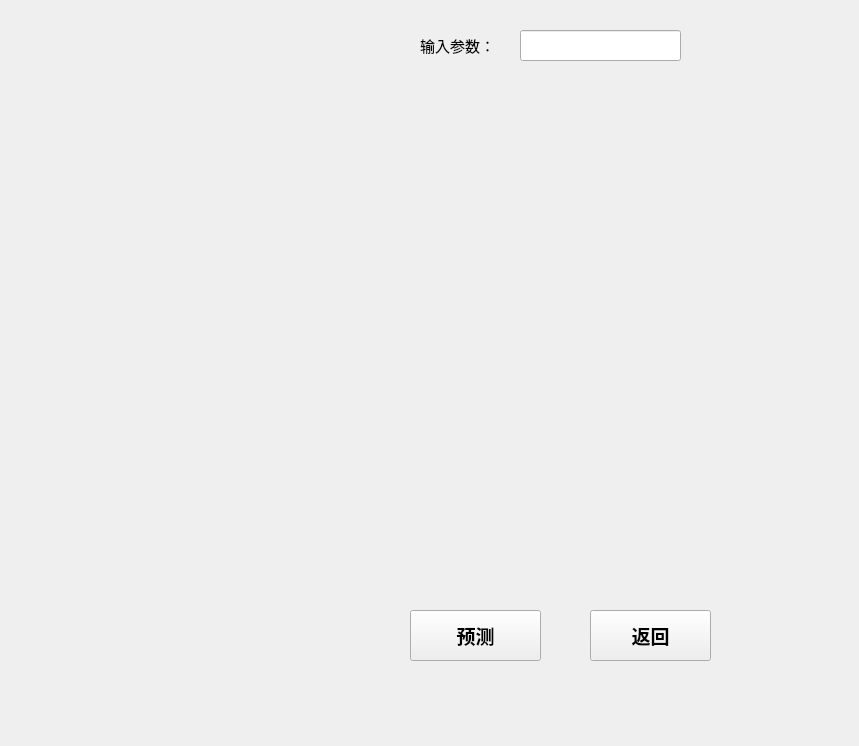
<?xml version="1.0" encoding="UTF-8"?>
<ui version="4.0">
 <class>MainWindow</class>
 <widget class="QMainWindow" name="MainWindow">
  <property name="geometry">
   <rect>
    <x>0</x>
    <y>0</y>
    <width>859</width>
    <height>746</height>
   </rect>
  </property>
  <property name="windowTitle">
   <string>MainWindow</string>
  </property>
  <widget class="QWidget" name="centralwidget">
   <widget class="QLabel" name="label_para">
    <property name="geometry">
     <rect>
      <x>0</x>
      <y>0</y>
      <width>321</width>
      <height>741</height>
     </rect>
    </property>
    <property name="text">
     <string/>
    </property>
   </widget>
   <widget class="QLineEdit" name="lineEdit">
    <property name="geometry">
     <rect>
      <x>520</x>
      <y>30</y>
      <width>161</width>
      <height>31</height>
     </rect>
    </property>
   </widget>
   <widget class="QPushButton" name="pushButton">
    <property name="geometry">
     <rect>
      <x>410</x>
      <y>610</y>
      <width>131</width>
      <height>51</height>
     </rect>
    </property>
    <property name="font">
     <font>
      <family>Agency FB</family>
      <pointsize>14</pointsize>
      <weight>75</weight>
      <bold>true</bold>
     </font>
    </property>
    <property name="text">
     <string>预测</string>
    </property>
   </widget>
   <widget class="QLabel" name="label">
    <property name="geometry">
     <rect>
      <x>330</x>
      <y>110</y>
      <width>501</width>
      <height>421</height>
     </rect>
    </property>
    <property name="text">
     <string/>
    </property>
   </widget>
   <widget class="QLabel" name="label_tips">
    <property name="geometry">
     <rect>
      <x>410</x>
      <y>80</y>
      <width>391</width>
      <height>31</height>
     </rect>
    </property>
    <property name="font">
     <font>
      <family>Agency FB</family>
      <pointsize>12</pointsize>
     </font>
    </property>
    <property name="text">
     <string/>
    </property>
   </widget>
   <widget class="QPushButton" name="pushButton_2">
    <property name="geometry">
     <rect>
      <x>590</x>
      <y>610</y>
      <width>121</width>
      <height>51</height>
     </rect>
    </property>
    <property name="font">
     <font>
      <family>Agency FB</family>
      <pointsize>14</pointsize>
      <weight>75</weight>
      <bold>true</bold>
     </font>
    </property>
    <property name="text">
     <string>返回</string>
    </property>
   </widget>
   <widget class="QLabel" name="label_2">
    <property name="geometry">
     <rect>
      <x>420</x>
      <y>30</y>
      <width>91</width>
      <height>31</height>
     </rect>
    </property>
    <property name="font">
     <font>
      <family>Agency FB</family>
      <pointsize>11</pointsize>
     </font>
    </property>
    <property name="text">
     <string>输入参数：</string>
    </property>
   </widget>
  </widget>
 </widget>
 <resources/>
 <connections/>
</ui>
